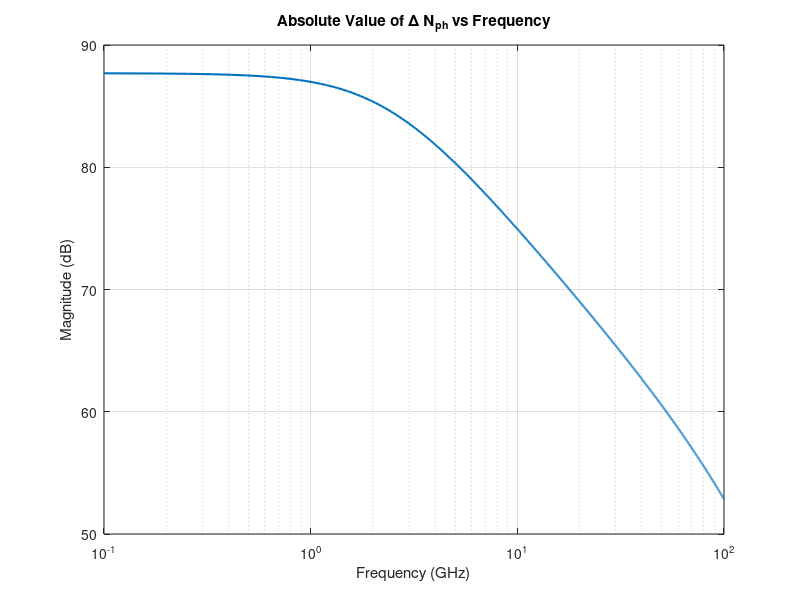

Reproduce this figure in MATLAB.
clear;
clc;

% Define the parameters   
W = 34e-6; % lateral widths  34 micrometer = 34e-6m 
L = 1e-3; % lateral length 1mm=1e-3m
d = 45e-9; % 45nm = 45e-9m

Delta_I = 1e-3; %1mA
Delta_J = Delta_I/(W*L); % density

e = 1.6e-19; % Charge of an electron (in Coulombs)
% nonradiative scattering times between 32 31 21
tau_32 = 2.1e-12;   % 2.1ps
tau_31 = 4.2e-12;   % 4.2ps
tau_21 = 0.3e-12;   % 0.3ps
tau_sp = 38e-9;   % 38ns
tau_3 = 1/(1/tau_32+1/tau_31+1/tau_sp);    %  life time of upper level: should be 1.4ps
% radiative spontaneous relaxation time between level 3 and 2

tau_p = 3.36e-12;    % photon life time in cavity 3.36ps
N = 48;       % number of stages
beta = 2e-3;  % ref17 in hamadous original
% proportion of spontaneous emission events that emita photon into the cavity mode

tau_out = 1e-12;  % electron escape time

Gamma = 0.32; %
c = 3e8;  % unit? 30 cm/ps = 3e8 m/s
neff = 3.27;
c_node = c/neff; % c' = c/neff
sigma_32 = 1.8e-18; % 1.8e-14 cm^2 = 1.8e-18 m^2
% stimulated emission crosssection between the upper and lower levels
V = W*L*d*N; % WLd?  m^3

ng = neff;
vg = c/ng;

% K = Gamma*c'*sigma32/V

Xi = tau_21/tau_32 + tau_21/tau_sp;

diff_gain = sigma_32*(1-Xi);
epsilon = sigma_32*vg*tau_21;

G_N = Gamma*vg*diff_gain/V;
K = Gamma* epsilon/V;

% carrier number on steady states from hamadous_original_reproduce.m
% for J/Jth = 2.5
Q_0 = 5.0138e+08;
S_0 = 7.0616e+07;


G_0 = Q_0/(1+K*S_0);
G_Q = 1/(1+K*S_0);
G_S = -K*Q_0/((1+K*S_0)^2);


% Frequency range from 0.1 GHz to 30 GHz with 128 points
freq = linspace(0.1e9, 100e9, 1280); % Frequency in Hz
A_sol = zeros(2, length(freq)); % Preallocate A matrix

% Loop over each frequency to compute A for each w freq
for idx = 1:length(freq)
    w = 2 * pi * freq(idx); % Angular frequency  ??

    % jw term with imaginary part
    jw = 1j * w;
    
    % replace all 0 to 1e-6

    H = [1j*w + 1/tau_3 + G_N*G_Q*S_0,    G_N*G_0 + G_N*G_S*S_0;
    -(G_N*G_Q*S_0 + N*beta/tau_sp),     1j*w + 1/tau_p - G_N*G_0 - G_N*G_S*S_0];

    % Define vector B for current frequency
    B = [ ...
        W * L * Delta_J / e; ...
        0; ...
    ];

    % Solve for A (A = H \ B)
    A = H \ B;  % More efficient than inv(H) * B ???

    % Store the solution A for each frequency
    A_sol(:, idx) = A;
end


figure(1)
plot(freq / 1e9, 20 * log10(abs(A_sol(2, :))), 'LineWidth', 1.5);  % Plot in GHz and dB scale
set(gca, 'XScale', 'log');  % Set x-axis to logarithmic scale
title('Absolute Value of \Delta N_{ph} vs Frequency');  % Title with subscript formatting
xlabel('Frequency (GHz)');  % Label x-axis
ylabel('Magnitude (dB)');  % Label y-axis in dB
grid on;  % Add grid for easier reading
